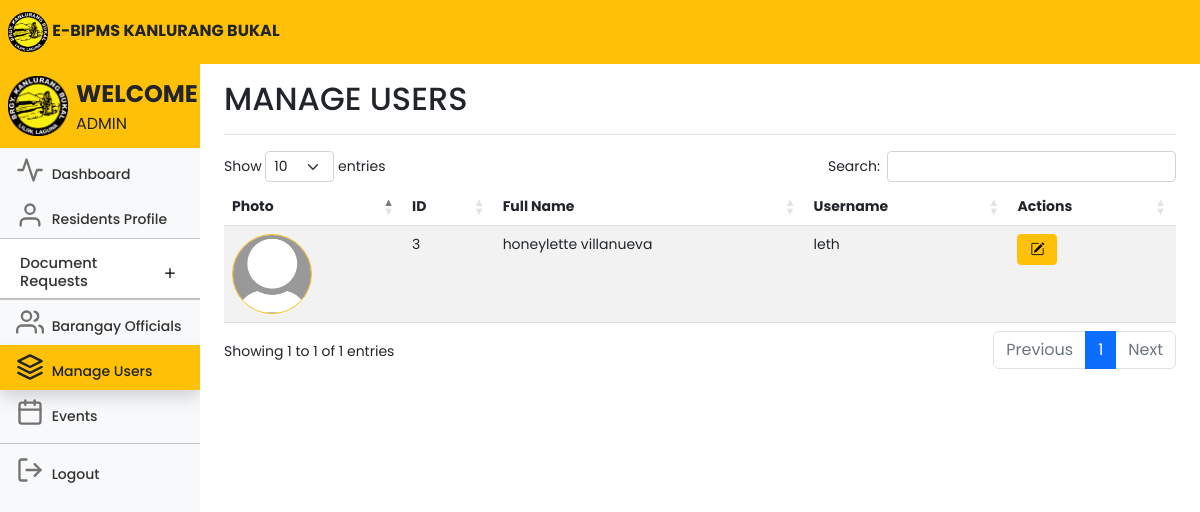
Page /adminusers.php (signed in) on the earlier database version.
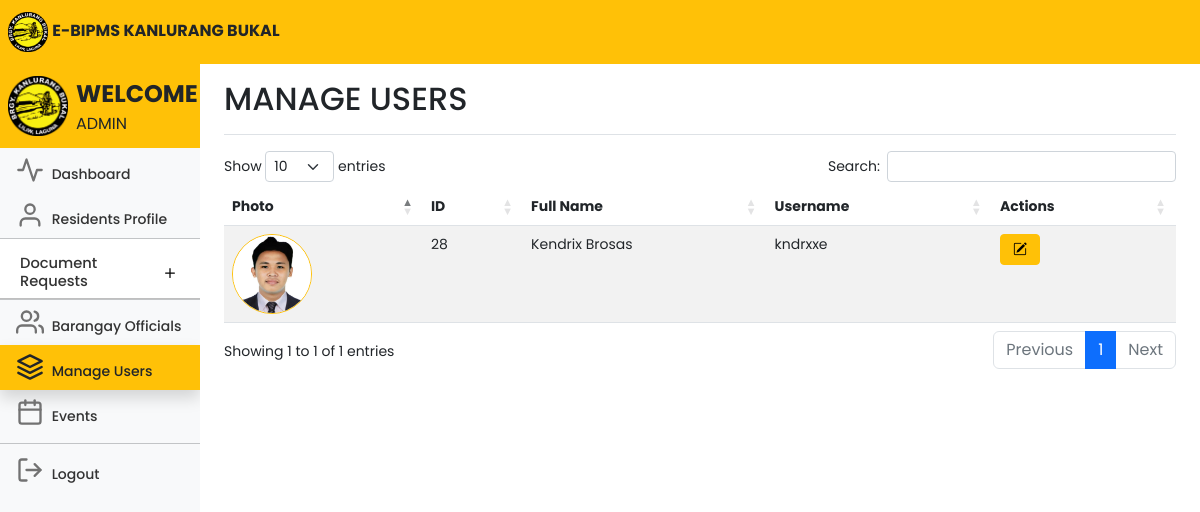
Same page on the later database version.
### tables this page shows
CREATE TABLE `users` (
  `id` int(11) NOT NULL,
  `userID` varchar(100) NOT NULL,
  `firstname` varchar(100) NOT NULL,
  `middlename` varchar(100) NOT NULL,
  `lastname` varchar(100) NOT NULL,
  `sex` varchar(100) NOT NULL,
  `birthday` varchar(100) NOT NULL,
  `age` int(11) NOT NULL,
  `house_no` varchar(100) NOT NULL,
  `purok` varchar(100) NOT NULL,
  `civilstatus` varchar(100) NOT NULL,
  `voter` varchar(100) NOT NULL,
  `is_special_group` tinyint(1) NOT NULL,
  `specialgroup` varchar(100) NOT NULL,
  `members` int(11) NOT NULL,
  `housingstatus` varchar(100) NOT NULL,
  `employmentstatus` varchar(100) NOT NULL,
  `phonenumber` varchar(15) NOT NULL,
  `email` varchar(100) NOT NULL,
  `username` varchar(100) NOT NULL,
  `password` varchar(100) NOT NULL,
  `profile_picture` varchar(255) NOT NULL,
  `status` text NOT NULL
);

### adminusers.php (the view, shortened to what the changed rows need)
<!DOCTYPE html>
<html lang="en">
<head>
	<link rel="stylesheet" href="https://cdn.jsdelivr.net/npm/bootstrap-icons@1.10.5/font/bootstrap-icons.css">
	<link href="css/bootstrap.min.css" rel="stylesheet">
	<link rel="stylesheet" href="css/style.css">
	<link rel="stylesheet" href="DataTables/datatables.css" />
	<link rel="stylesheet"
		href="https://cdnjs.cloudflare.com/ajax/libs/twitter-bootstrap/5.2.0/css/bootstrap.min.css" />
	<link rel="stylesheet" href="https://cdn.datatables.net/1.13.4/css/dataTables.bootstrap5.min.css" />
	<link href="dashboard.css" rel="stylesheet">
</head>
<body>
	<div class="container-fluid">
		<div class="row">
			<nav id="sidebarMenu" class="col-md-3 col-lg-2 d-md-block bg-body-tertiary sidebar collapse">
				<div class="position-sticky pt-2 mt-2 sidebar-sticky bg-light">
					<ul class="nav flex-column">
						<li class="nav-item fs-7">
							<div class="accordion accordion-flush" id="accordionFlushExample">
								<div class="accordion-item">
									<h2 class="accordion-header fs-7">
										<button class="accordion-button collapsed fs-7 pb-2 nav-link"
											style="font-size:11pt;" type="button" data-bs-toggle="collapse"
											data-bs-target="#flush-collapseOne" aria-expanded="false"
											aria-controls="flush-collapseOne">
											Document Requests
										</button>
									</h2>
								</div>
						</li>
					</ul>
				</div>
			</nav>
			<main class="col-md-9 ms-sm-auto col-lg-10 px-md-4">
				<div
					class="d-flex justify-content-between flex-wrap flex-md-nowrap align-items-center pt-3 pb-2 mb-3 border-bottom">
					<h1 class="h2">MANAGE USERS</h1>
				</div>
				<div class="table-responsive">
					<div class="data_table">
						<table id="myTable" class="table table-striped table-hover" style="width:100%">
							<thead>
								<tr>
									<th scope="col">Photo</th>
									<th scope="col">ID</th>
									<th scope="col">Full Name</th>
									<th scope="col">Username</th>
									<th scope="col">Actions</th>
								</tr>
							</thead>
							<tbody>
								<?php
								include 'conn.php';
								$query = 'SELECT * FROM users WHERE username IS NOT NULL AND username <> ""';
								$result = mysqli_query($conn, $query);
								while ($row = mysqli_fetch_array($result)) {
									?>
									<tr>
										<td>
											<?php
											if (!empty($row['profile_picture'])) {
												echo '<img class="rounded-circle border border-warning" src="' . $row['profile_picture'] . '" alt="Profile Picture" width="80">';
											} else {
												echo '<img class="rounded-circle border border-warning" src="default-profile-pic.jpg" alt="Profile Picture" width="80">';
											}
											?>
										<td>
											<?php echo $row['id']; ?>
										</td>
										<td>
											<?php echo $row['firstname'] . ' ' . $row['lastname']; ?>
										</td>
										<td>
											<?php echo $row['username']; ?>
										</td>
										<td class="text-right">
											<div class="btn-group me-2">
												<a href="edituser.php?id=<?php echo $row['id']; ?>"
													class="btn btn-warning btn-sm" style="width: 40px;"><i
														class="bi bi-pencil-square"></i></a>
											</div>
										</td>
									</tr>
									<?php
								}
								?>
							</tbody>
						</table>
					</div>
				</div>
			</main>
		</div>
	</div>
</body>
</html>

Differences in the rows shown:
removed users: id "3", firstname "honeylette", lastname "villanueva", username "leth"
added users: profile_picture (picture), id "28", firstname "Kendrix", lastname "Brosas", username "kndrxxe"
